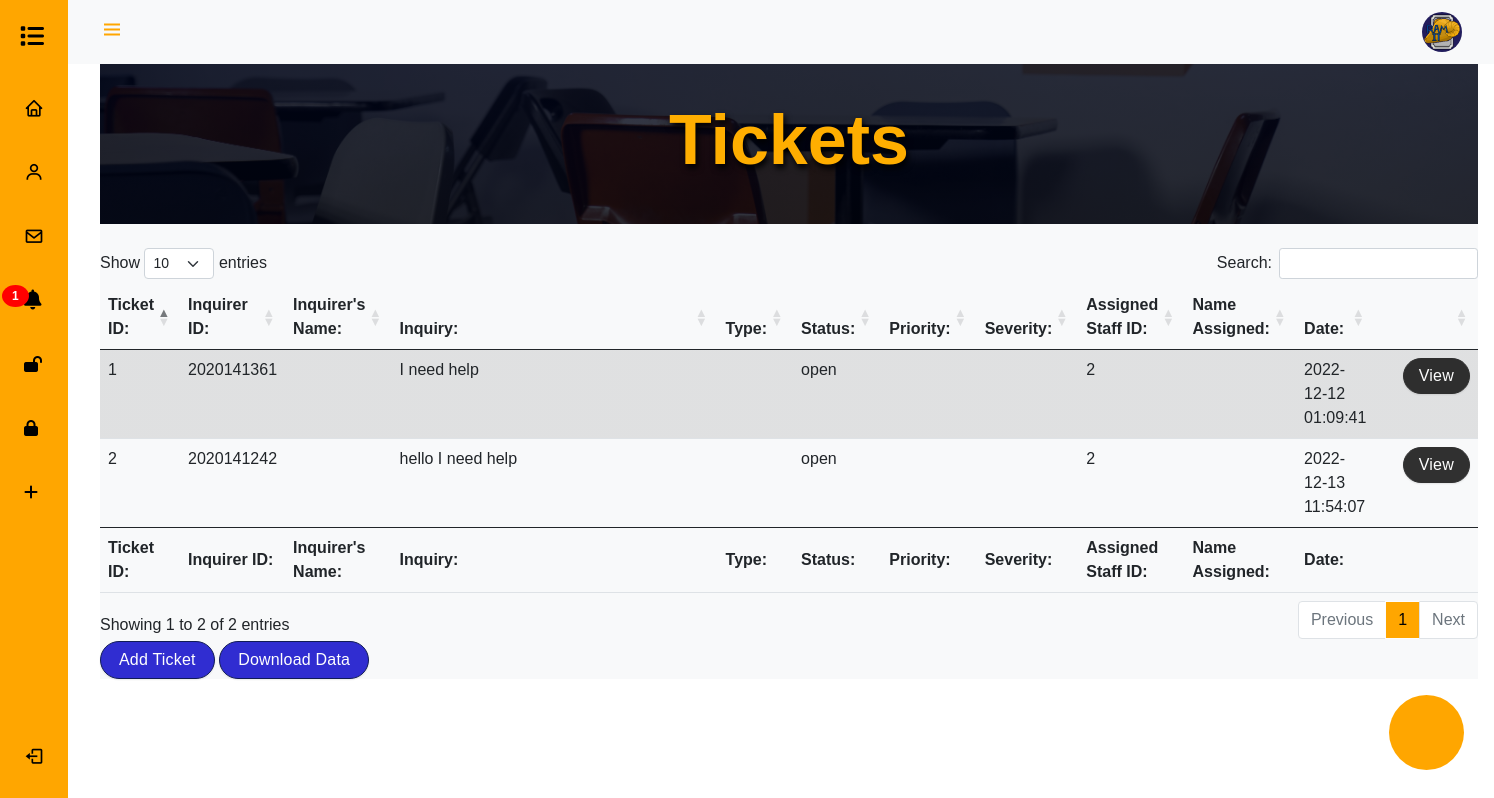
Page /ticketo.php (signed in) on the earlier database version.
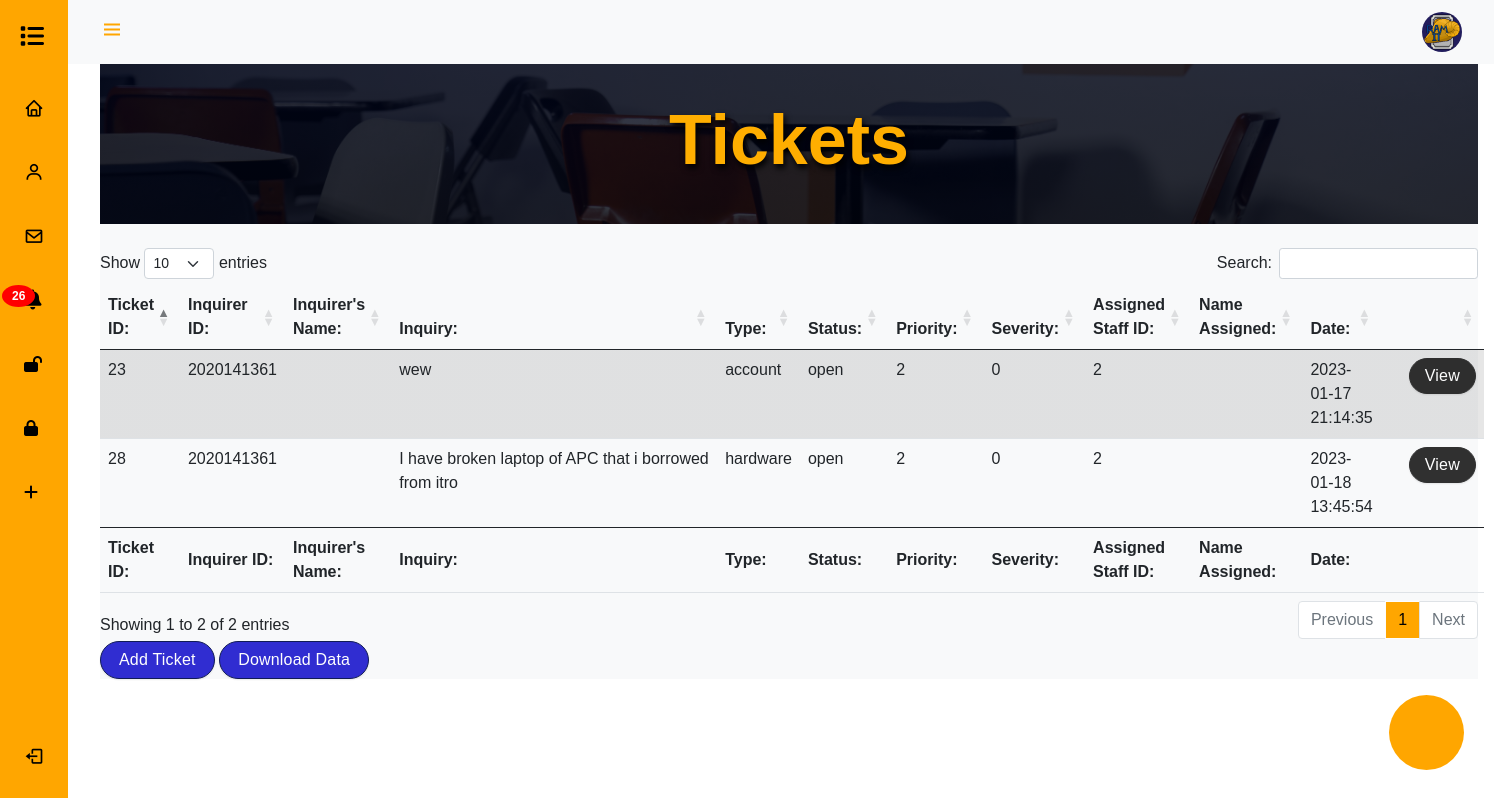
Same page on the later database version.
### tables this page shows
CREATE TABLE `ticket` (
  `tid` int(11) NOT NULL,
  `iid` int(11) NOT NULL,
  `email` varchar(50) NOT NULL,
  `img` varchar(50) NOT NULL,
  `inquiry` text NOT NULL,
  `itype` varchar(50) NOT NULL,
  `fdes` text NOT NULL,
  `stat` varchar(11) NOT NULL,
  `priority` int(1) NOT NULL,
  `severity` int(1) NOT NULL,
  `filename` varchar(225) NOT NULL,
  `assignid` int(11) NOT NULL,
  `afname` varchar(50) NOT NULL,
  `alname` varchar(50) NOT NULL,
  `dt` datetime NOT NULL,
  `dta` datetime NOT NULL
);

### ticketo.php (the view, shortened to what the changed rows need)
<?php
require 'code/components/connect.php';
if ($_SESSION['pstion'] == "student"){
$sql = "SELECT * from ticket where iid = ". $_SESSION['id'] . " AND stat = 'open'";
} elseif ($_SESSION['pstion'] == "it") {
    $sql = "SELECT * from ticket where  stat = 'open' AND assignid =". $_SESSION['id'];
} else
{
    $sql = "SELECT * from ticket where  stat = 'open'";
}
$result = mysqli_query($con, $sql);
$page = $_GET['link'];
?>
<!DOCTYPE html>
        <html>
            <head>
                <link href='https://cdn.jsdelivr.net/npm/bootstrap@5.0.0-beta1/dist/css/bootstrap.min.css' rel='stylesheet'>
                <link href='https://cdn.jsdelivr.net/npm/boxicons@latest/css/boxicons.min.css' rel='stylesheet'>
                <link rel="stylesheet" href="https://cdnjs.cloudflare.com/ajax/libs/twitter-bootstrap/5.2.0/css/bootstrap.min.css">
                <link rel="stylesheet" href="https://cdn.datatables.net/1.13.1/css/dataTables.bootstrap5.min.css">
                <link rel="stylesheet" href="https://cdnjs.cloudflare.com/ajax/libs/twitter-bootstrap/5.0.2/css/bootstrap.min.css">
                <link rel="stylesheet" href="https://cdnjs.cloudflare.com/ajax/libs/font-awesome/5.15.4/css/all.min.css">
                <link href="res/res-tickets/tickets.css" rel="stylesheet" type="text/css">
                <link href="res/res-chatbot/chatbot.css" rel="stylesheet" type="text/css">
            </head>
    <body className='snippet-body'>
    <body id="body-pd">
            <?php require 'code/components/nav.php'; ?>
            <div class="height-100 bg-light">
            <div>
                <section id="headerwel">
                   <div class="containerwel">
                       <div class="middlewel">
                           <h1 class="text-white display-3 fw-bold">
                               <span class="theme-text">Tickets</span></h1>
                       </div>
                   </div>
                   </section>
               </div>
               <br>
                <div>
                    <table id="example" class="table table-striped" style="width:100%">
                        <thead>
                            <tr>
                                <th>Ticket ID:</th>
                                <th>Inquirer ID:</th>
                                <th>Inquirer's Name:</th>
                                <th>Inquiry:</th>
                                <th>Type:</th>
                                <th>Status:</th>
                                <th>Priority:</th>
                                <th>Severity:</th>
                                <th>Assigned Staff ID:</th>
                                <th>Name Assigned:</th>
                                <th>Date:</th>
                                <th></th>
                            </tr>
                        </thead>
                        <tbody>
                        <?php while($row = mysqli_fetch_array($result)){?>
                            <tr>
                               <td><?=$row['tid']; ?></td>
                               <td><?=$row['iid']; ?></td>
                               <td><?=$row['iname']?></td>
                               <td><div class="tbl-of"><?=$row['inquiry']; ?></div></td>
                               <td><?=$row['itype']; ?></td>
                               <td><?=$row['stat']; ?></td>
                               <td><?=$row['priority']; ?></td>
                               <td><?=$row['severity']; ?></td>
                               <td class = "assignid"><?=$row['assignid']; ?></td>
                               <td><?=$row['aname']?></td>
                               <td class = "dt"> <?=$row['dt'] ?></td>
                               <td>
                               <a  class = "links" href="tdetails.php? id=<?=$row['tid']; ?>"><button type="button" class="btn btn-inverse btn-roundedOT waves-effect waves-light m-b-5">View</button></a>
                                   </td>
                           </tr>
                            <?php
                       }
                   ?>
                        </tbody>
                        <tfoot>
                            <tr>
                                <th>Ticket ID:</th>
                                <th>Inquirer ID:</th>
                                <th>Inquirer's Name:</th>
                                <th>Inquiry:</th>
                                <th>Type:</th>
                                <th>Status:</th>
                                <th>Priority:</th>
                                <th>Severity:</th>
                                <th>Assigned Staff ID:</th>
                                <th>Name Assigned:</th>
                                <th>Date:</th>
                                <th></th>
                            </tr>
                        </tfoot>
                    </table>
                </div>
             <?php require 'code/components/cb.php';?>
    </body>
</html>

### code/components/nav.php (shortened to what the changed rows need)
<?php
require 'code/components/connect.php';
if ($_SESSION['pstion'] == "student"){
    $nsql = "SELECT * from ticket where stat = 'open' AND notifstus = 0 AND iid = " .$_SESSION['id']. " ORDER BY notifdti desc";
    }
    elseif ($_SESSION['pstion'] == "it")
    {
    $nsql = "SELECT * from ticket where  stat = 'open' AND notifits = 0 AND assignid = " .$_SESSION['id']. " ORDER BY notifdts desc";
    }
    else{
	$nsql = "SELECT * from ticket where stat='pending' OR stat = 'open' AND iid = " .$_SESSION['id']. " AND notifstus = 0  ORDER BY notifdti desc";
    }
                            $nresult = mysqli_query($con, $nsql);
                            $i = 0;
?>
<div class="l-navbar" id="nav-bar">
                <nav class="nav">
                    <div> <a href="#" class="nav_logo"> <i class="fa-solid fa-list fa-xl" style="color:black;margin-left:-4px;"></i> <span class="nav_logo-name">RAM-IT</span> </a>
                        <div class="nav_list">
                            <a href="notification.php?link=notif" class="nav_link <?php if ($page == 'notif') {echo 'active';} else {echo '';}?>" > <span class="badge"><?php while($nrow = mysqli_fetch_array($nresult)){ $i++; } if( $i == 0) { } else{echo $i;} ?></span><i class='fas fa-bell nav_icon'></i> <span class="nav_name">Notification</span> </a>
                        </div>
                    </div> <a href="code/components/logout.php" class="nav_link"> <i class='bx bx-log-out nav_icon'></i> <span class="nav_name">Sign Out</span> </a>
                </nav>
            </div>

Differences in the rows shown:
no longer on this page (row edited): ticket: tid "1", iid "2020141361", inquiry "I need help", stat "open", assignid "2", dt "2022-12-12 01:09:41"
no longer on this page (row edited): ticket: tid "2", iid "2020141242", inquiry "hello I need help", stat "open", assignid "2", dt "2022-12-13 11:54:07"
added ticket: tid "23", iid "2020141361", inquiry "wew", itype "account", stat "open", priority "2", severity "0", assignid "2", dt "2023-01-17 21:14:35"
added ticket: tid "28", iid "2020141361", inquiry "I have broken laptop of APC that i borrowed from itro", itype "hardware", stat "open", priority "2", severity "0", assignid "2", dt "2023-01-18 13:45:54"
Other differences:
$i: "1" → "26"
